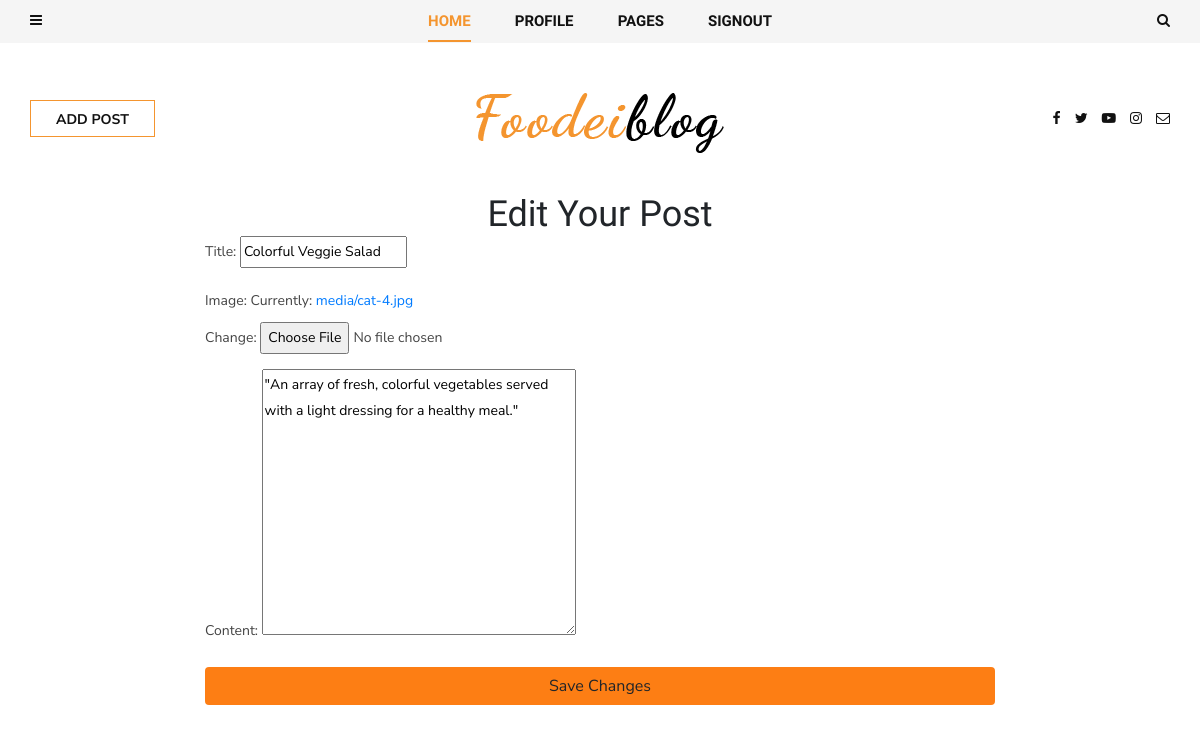
Screenshot of /post_update/8/ (signed in) with the database file from the repository.
### blogapp/models.py (models this page shows, shortened)
class Post(models.Model):
    title = models.CharField(max_length=200)
    author = models.ForeignKey(User,on_delete=models.CASCADE)
    image = models.ImageField(upload_to="media",null=True)
    content = models.TextField()
    date_posted = models.DateTimeField(default=timezone.now)

### blogapp/views.py (the view)
# urls.py: path('post_update/<int:post_id>/',views.PostUpdate,name="post_update"),
def PostUpdate(request,post_id):
    post=Post.objects.get(id=post_id,author=request.user)
    if request.method=='POST':
        form=PostForm(request.POST,request.FILES,instance=post)
        if form.is_valid():
            form.save()
            return redirect('bloglist')
    else:
        form=PostForm(instance=post)
    return render(request,"blog/post_update.html",{"form":form})

### blogapp/forms.py
class PostForm(forms.ModelForm):
    class Meta:
        model = Post
        fields = ['title','image','content']

### templates/blog/post_update.html (shortened to what this page needs)
{% extends 'blog/navbar.html' %}
{% block content %}
<div class="row justify-content-center">
    <div class="col-md-8">
        <h2 class="text-center">Edit Your Post</h2>
        <form method="post" enctype="multipart/form-data">
            {{ form.as_p }}
            <button type="submit" class="btn btn- w-100" style="background-color:#fd7e14; ">Save Changes</button>
        </form>
    </div>
</div>
{% endblock %}

### static/user/assets/css/style.css (style rules this page uses)
html, body { height: 100%; font-family: "Nunito Sans", sans-serif; -webkit-font-smoothing: antialiased; }
h1, h2, h3, h4, h5, h6 { margin: 0; color: #11111; font-weight: 400; font-family: "Unna", serif; }
h2 { font-size: 36px; }
p { font-size: 14px; font-family: "Nunito Sans", sans-serif; color: #444444; font-weight: 400; line-height: 26px; margin: 0 0 15px 0; }

### rows the page displays
Post: title "Colorful Veggie Salad", content "\"An array of fresh, colorful vegetables served with a light dressing for a healthy meal.\""
